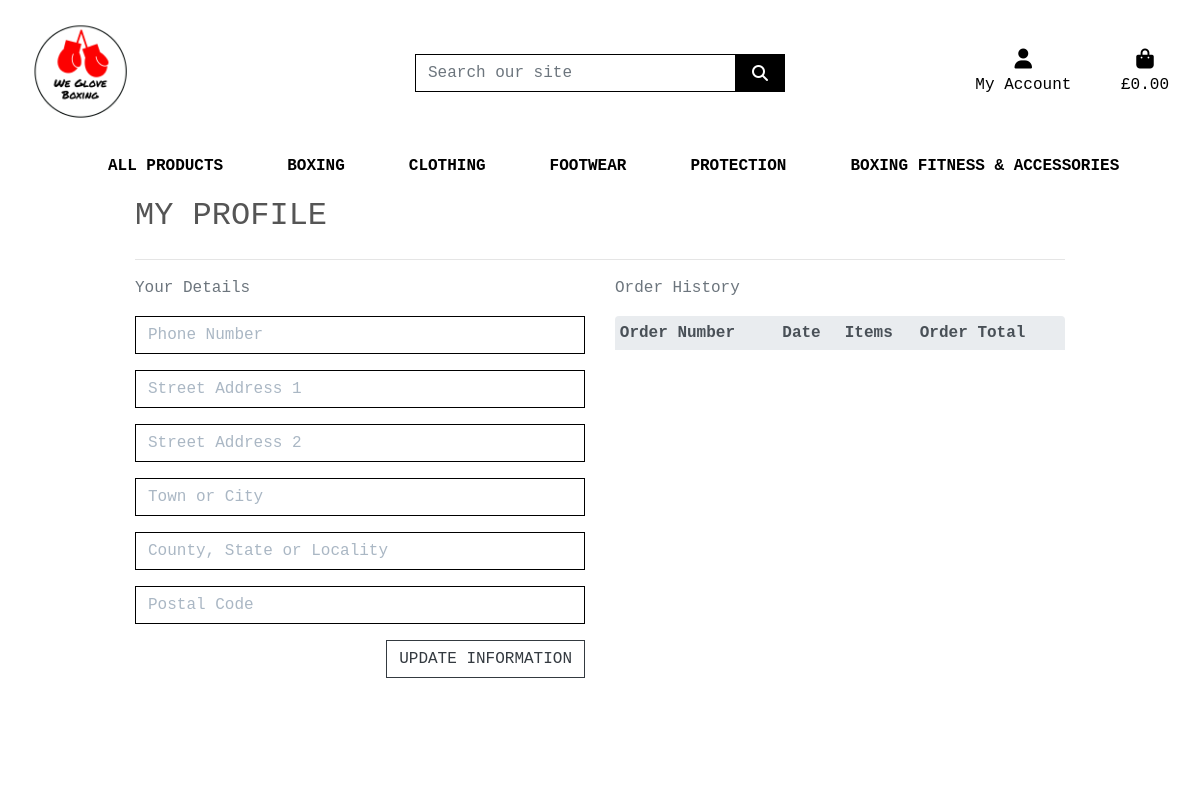
/profile/ (signed in), run on an earlier commit of the app's database.
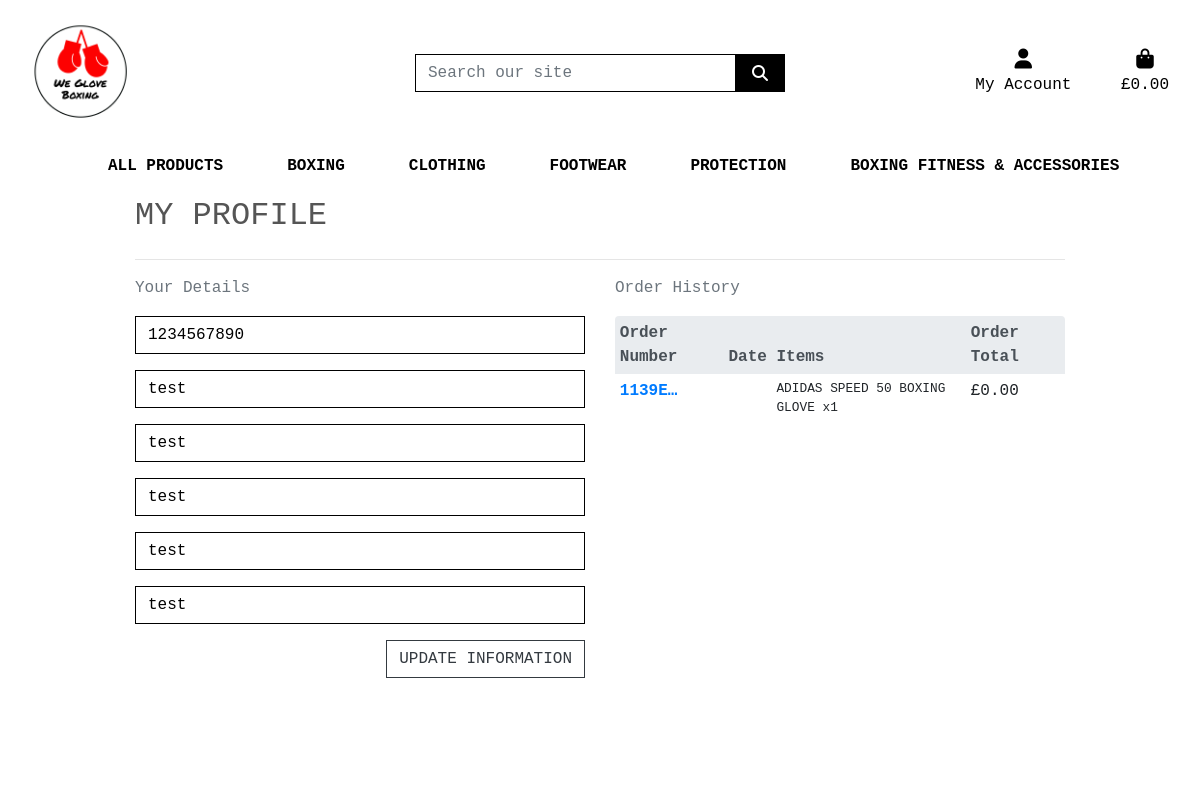
And on a later commit of the database.
### profiles/models.py (models this page shows, shortened)
class UserProfile(models.Model):
    user = models.OneToOneField(User, on_delete=models.CASCADE)
    default_phone_number = models.CharField(max_length=20, null=True, blank=True)
    default_street_address1 = models.CharField(max_length=80, null=True, blank=True)
    default_street_address2 = models.CharField(max_length=80, null=True, blank=True)
    default_town_or_city = models.CharField(max_length=40, null=True, blank=True)
    default_county = models.CharField(max_length=80, null=True, blank=True)
    default_postcode = models.CharField(max_length=20, null=True, blank=True)

### checkout/models.py (models this page shows, shortened)
class Order(models.Model):
    order_number = models.CharField(max_length=32, null=False, editable=False)
    user_profile = models.ForeignKey(UserProfile, on_delete=models.SET_NULL,
                                     null=True, blank=True, related_name='orders')
    full_name = models.CharField(max_length=50, null=False, blank=False)
    email = models.EmailField(max_length=254, null=False, blank=False)
    phone_number = models.CharField(max_length=20, null=False, blank=False)
    country = models.CharField(max_length=40, null=False, blank=False)
    postcode = models.CharField(max_length=20, null=True, blank=True)
    town_or_city = models.CharField(max_length=40, null=False, blank=False)
    street_address1 = models.CharField(max_length=80, null=False, blank=False)
    street_address2 = models.CharField(max_length=80, null=True, blank=True)
    county = models.CharField(max_length=80, null=True, blank=True)
    date = models.DateTimeField(auto_now_add=True)
    grand_total = models.DecimalField(max_digits=10, decimal_places=2, null=False, default=0)

class OrderLineItem(models.Model):
    order = models.ForeignKey(Order, null=False, blank=False, on_delete=models.CASCADE, related_name='lineitems')
    product = models.ForeignKey(Product, null=False, blank=False, on_delete=models.CASCADE)
    quantity = models.IntegerField(null=False, blank=False, default=0)
    lineitem_total = models.DecimalField(max_digits=6, decimal_places=2, null=False, blank=False, editable=False)

### products/models.py (models this page shows, shortened)
class Product(models.Model):
    category = models.ForeignKey('Category', null=True, blank=True, on_delete=models.SET_NULL)
    subcategory = models.ForeignKey('SubCategory', null=True, blank=True, on_delete=models.SET_NULL)
    price = models.DecimalField(max_digits=6, decimal_places=2)
    sku = models.CharField(max_length=254, null=True, blank=True)
    name = models.CharField(max_length=254)
    rating = models.DecimalField(max_digits=6, decimal_places=2, null=True, blank=True)
    product_description = models.TextField()
    image = models.ImageField(blank=True,null=True)

### profiles/views.py (the view)
# urls.py: path('', views.profile, name='profile'),
@login_required
def profile(request):
     profile = get_object_or_404(UserProfile, user=request.user)
     if request.method == 'POST':
        form = UserProfileForm(request.POST, instance=profile)
        if form.is_valid():
            form.save()
            messages.success(request, 'Profile updated successfully')
     form = UserProfileForm(instance=profile)
     orders = profile.orders.all()
     template = 'profiles/profile.html'
     context = {
          'form': form,
          'orders': orders,
          'on_profile_page': True
    }
     return render(request, template, context)

### profiles/forms.py
class UserProfileForm(forms.ModelForm):
    class Meta:
        model = UserProfile
        exclude = ('user',)
    def __init__(self, *args, **kwargs):
        super().__init__(*args, **kwargs)
        placeholders = {
            'default_phone_number': 'Phone Number',
            'default_postcode': 'Postal Code',
            'default_town_or_city': 'Town or City',
            'default_street_address1': 'Street Address 1',
            'default_street_address2': 'Street Address 2',
            'default_county': 'County, State or Locality',
        }
        self.fields['default_phone_number'].widget.attrs['autofocus'] = True
        for field in self.fields:
            if self.fields[field].required:
                    placeholder = f'{placeholders[field]} *'
            else:
                placeholder = placeholders[field]
                self.fields[field].widget.attrs['placeholder'] = placeholder
                self.fields[field].widget.attrs['class'] = 'border-black rounded-0 profile-form-input'
                self.fields[field].label = False

### bag/contexts.py (called while the page is built, shortened)
def bag_contents(request):
    bag_items = []
    total = 0
    product_count = 0
    bag = request.session.get('bag', {})
    grand_total = total
    context = {
        'bag_items': bag_items,
        'total': total,
        'product_count': product_count,
        'grand_total': grand_total,
    }
    return context

### profiles/templates/profiles/profile.html (shortened to what this page needs)
{% extends "base.html" %}
{% load static %}
{% block extra_css %}
<link rel="stylesheet" href="{% static 'profiles/css/profile.css' %}">
{% endblock %}
{% block page_header %}
<div class="container header-container">
</div>
{% endblock %}
{% block content %}
<div class="overlay"></div>
<div class="container">
    <div class="row">
        <div class="col">
            <h2 class="logo-font mb-4">My Profile</h2>
            <hr>
        </div>
    </div>
    <div class="row mb-5">
        <div class="col-12 col-lg-6">
            <p class="text-muted">Your Details</p>
            <form class="mt-3" action="{% url 'profile' %}" method="POST" id="profile-update-form">
                {{ form|crispy }}
                <button class="btn btn-outline-dark rounded-0 text-uppercase float-right">Update Information</button>
            </form>
        </div>
        <div class="col-12 col-lg-6">
            <p class="text-muted">Order History</p>
            <div class="order-history table-responsive rounded">
                <table class="table table-sm table-borderless table-hover">
                    <thead class="text-dark thead-light">
                        <tr>
                            <th scope="col">Order Number</th>
                            <th scope="col">Date</th>
                            <th scope="col">Items</th>
                            <th scope="col">Order Total</th>
                        </tr>
                    </thead>
                    <tbody>
                        {% for order in orders %}
                        <tr>
                            <th scope="row">
                                <a href="{% url 'order_history' order.order_number %}" title="{{ order.order_number }}">
                                    {{ order.order_number|truncatechars:6 }}
                                </a>
                            </th>
                            <td>
                            </td>
                            <td>
                                <ul class="list-unstyled">
                                    {% for item in order.lineitems.all %}
                                    <li class="small">
                                        {{ item.product.name }} x{{ item.quantity }}
                                    </li>
                                    {% endfor %}
                                </ul>
                            </td>
                            <td>
                                £{{ order.grand_total }}
                            </td>
                        </tr>
                        {% endfor %}
                    </tbody>
                </table>
            </div>
        </div>
    </div>
</div>
{% endblock %}

### templates/base.html (shortened to what this page needs)
{% load static %}
<!doctype html>
<html lang="en">
  <head>
    {% block corecss %}
        <link rel="stylesheet" href="https://stackpath.bootstrapcdn.com/bootstrap/4.4.1/css/bootstrap.min.css">
        <link rel="stylesheet" href="{% static 'css/base.css' %}">
    {% endblock %}
    {% block extra_css %}
    {% endblock %}
  </head>
  <body>
    <header class="container-fluid fixed-top">
        <div id="topnav" class="row bg-white pt-lg-2 d-none d-lg-flex">
            <div class="col-12 col-lg-4 my-auto py-1 py-lg-0 text-center text-lg-left">
                <img class="logo" src="{{ MEDIA_URL }}media/We-Glove-Boxing(Logo).png" alt="logo">
            </div>
            <div class="col-12 col-lg-4 my-auto py-1 py-lg-0">
                <form method="GET" action="{% url 'products' %}">
                    <div class="input-group w-100">
                        <input class="form-control border border-black rounded-0" type="text" name="q" placeholder="Search our site">
                        <div class="input-group-append">
                            <button class="form-control btn btn-black border border-black rounded-0" type="submit">
                                <span class="icon">
                                    <i class="fas fa-search"></i>
                                </span>
                            </button>
                        </div>
                    </div>
                </form>
            </div>
            <div class="col-12 col-lg-4 my-auto py-1 py-lg-0">
                <ul class="list-inline list-unstyled text-center text-lg-right my-0">
                    <li class="list-inline-item dropdown">
                        <a class="text-black nav-link" href="#" id="user-options" data-toggle="dropdown" aria-haspopup="true" aria-expanded="false">
                            <div class="text-center">
                                <div><i class="fas fa-user fa-lg"></i></div>
                                <p class="my-0">My Account</p>
                            </div>
                        </a>
                    </li>
                    <li class="list-inline-item">
                        <a class="{% if grand_total %}text-info font-weight-bold{% else %}text-black{% endif %} nav-link" href="{% url 'view_bag' %}">
                            <div class="text-center">
                                <div><i class="fas fa-shopping-bag fa-lg"></i></div>
                                <p class="my-0">
                                    {% if grand_total %}
                                    £{{ grand_total|floatformat:2 }}
                                    {% else %}
                                    £0.00
                                    {% endif %}
                                </p>
                            </div>
                        </a>
                    </li>
                </ul>
            </div>
        </div>
        <div class="row bg-white">
            <nav class="navbar navbar-expand-lg navbar-light w-100">
                {% include 'includes/mobile-top-header.html' %}
                {% include 'includes/main-nav.html' %}
            </nav>
        </div>
    </header>
    {% block page_header %}
    {% endblock %}
    {% block content %}
    {% endblock %}
  </body>
</html>

### templates/includes/mobile-top-header.html (shortened to what this page needs)
<ul>
  </ul>

### templates/includes/main-nav.html (shortened to what this page needs)
<div class="collapse navbar-collapse" id="main-nav">
    <ul class="navbar-nav w-auto mx-auto">
        <li class="nav-item dropdown">
            <a class="logo-font font-weight-bold nav-link text-black mr-5" href="#" id="all-products-link" data-toggle="dropdown" aria-haspopup="true" aria-expanded="false">
                All Products
            </a>
        </li>
        <li class="nav-item dropdown">
            <a class="logo-font font-weight-bold nav-link text-black mr-5" href="#" id="all-products-link" data-toggle="dropdown" aria-haspopup="true" aria-expanded="false">
                Boxing
            </a>
        </li>
        <li class="nav-item dropdown">
            <a class="logo-font font-weight-bold nav-link text-black mr-5" href="#" id="clothing-link" data-toggle="dropdown" aria-haspopup="true" aria-expanded="false">
                Clothing
            </a>
        </li>
        <li class="nav-item dropdown">
            <a class="logo-font font-weight-bold nav-link text-black mr-5" href="#" id="homeware-link" data-toggle="dropdown" aria-haspopup="true" aria-expanded="false">
               Footwear
            </a>
        </li>
        <li class="nav-item dropdown">
            <a class="logo-font font-weight-bold nav-link text-black mr-5" href="#" id="homeware-link" data-toggle="dropdown" aria-haspopup="true" aria-expanded="false">
               Protection
            </a>
        </li>
        <li class="nav-item dropdown">
            <a class="logo-font font-weight-bold nav-link text-black mr-5" href="#" id="homeware-link" data-toggle="dropdown" aria-haspopup="true" aria-expanded="false">
               Boxing Fitness & Accessories
            </a>
        </li>
    </ul>
</div>

### static/css/base.css (style rules this page uses)
html { height: 100%; }
body { background: url(https://imgsrv2.voi.id/uqSwK0Qmd0ksEs4ilF05NU_AZklBqfSwBCmHFX0mcFo/auto/1200/675/sm/1/bG9jYWw6Ly8vcHVibGlzaGVycy8xMTkzOTIvMjAyMTEyMzExMDA1LW1haW4uY3JvcHBlZF8xNjQwOTE5OTA5LmpwZw.jpg) no-repeat center center fixed; background-size: cover; height: calc(100vh - 164px); color: #555; font-family: 'Courier New', Courier, monospace; }
.logo { width: 35%; }
.icon { align-items: center; display: inline-flex; justify-content: center; height: 1.5rem; width: 1.5rem; }
.logo-font { text-transform: uppercase; }
.btn-black { background: black; color: white; }
.text-black { color: #000 !important; }
.border-black { border: 1px solid black !important; }
.overlay { height: 100%; width: 100%; top:0; left: 0; position: fixed; background: white; z-index: -1; }
@media (min-width: 1200px) { .container { max-width: 80%; } }
@media (min-width: 992px) { .header-container { padding-top: 164px; } }

### profiles/static/profiles/css/profile.css (style rules this page uses)
.order-history { max-height: 416px; overflow-y: auto; }
#profile-update-form .form-control { color: #000; }
#profile-update-form input::placeholder { color: #aab7c4; }

What changed in the data, as far as the page shows it:
changed UserProfile: default_phone_number (not shown) → "1234567890"; default_street_address1 (not shown) → "test"; default_street_address2 (not shown) → "test"; default_town_or_city (not shown) → "test"; default_county (not shown) → "test"; default_postcode (not shown) → "test"
added Order: order_number "1139E…", grand_total "0.00"
added OrderLineItem: product.name "ADIDAS SPEED 50 BOXING GLOVE", quantity "1"
